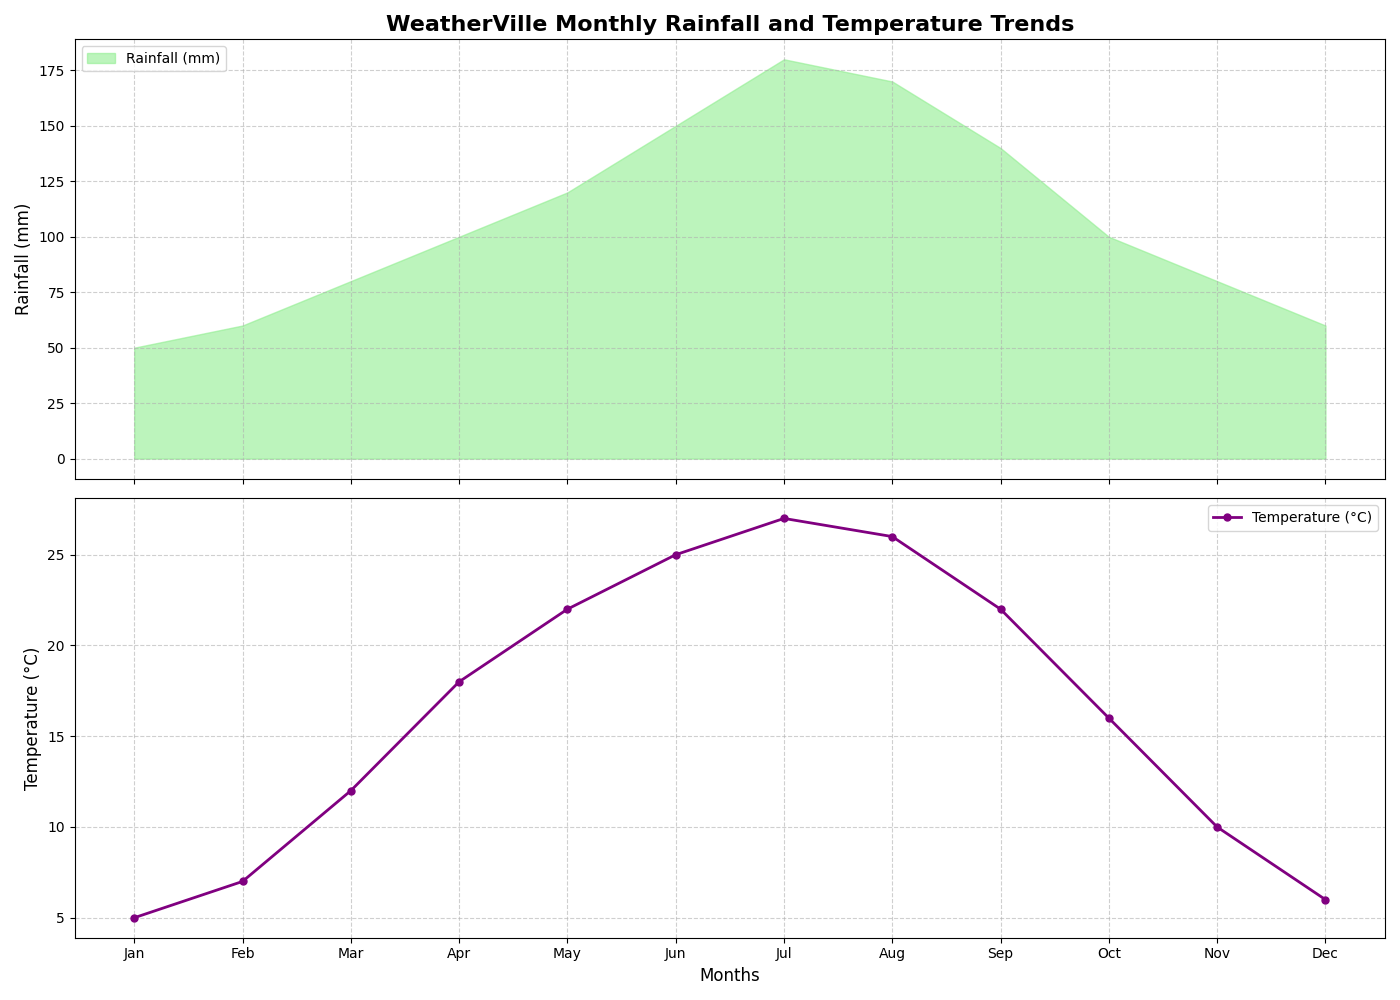

Recreate this plot in Python.
import matplotlib.pyplot as plt
import numpy as np

months = np.array(['Jan', 'Feb', 'Mar', 'Apr', 'May', 'Jun', 'Jul', 'Aug', 'Sep', 'Oct', 'Nov', 'Dec'])
rainfall = [50, 60, 80, 100, 120, 150, 180, 170, 140, 100, 80, 60]
temperature = [5, 7, 12, 18, 22, 25, 27, 26, 22, 16, 10, 6]

fig, (ax1, ax2) = plt.subplots(2, 1, figsize=(14, 10), sharex=True)

# Modified color for monthly rainfall area chart
ax1.fill_between(months, rainfall, color='lightgreen', alpha=0.6, label='Rainfall (mm)')
ax1.set_ylabel('Rainfall (mm)', fontsize=12)
ax1.set_title('WeatherVille Monthly Rainfall and Temperature Trends', fontsize=16, fontweight='bold')
ax1.legend(loc='upper left')
ax1.grid(True, which='both', linestyle='--', alpha=0.6)

# Modified color for average monthly temperature line chart
ax2.plot(months, temperature, color='purple', marker='o', linestyle='-', linewidth=2, markersize=5, label='Temperature (°C)')
ax2.set_xlabel('Months', fontsize=12)
ax2.set_ylabel('Temperature (°C)', fontsize=12)
ax2.legend(loc='upper right')
ax2.grid(True, which='both', linestyle='--', alpha=0.6)

plt.tight_layout()
plt.show()
